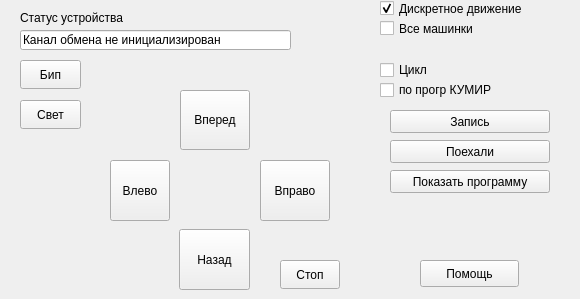
         <widget class="QWidget" name="tab">
          <attribute name="title">
           <string>Управление</string>
          </attribute>
          <widget class="QPushButton" name="BBip_2">
           <property name="geometry">
            <rect>
             <x>20</x>
             <y>60</y>
             <width>61</width>
             <height>29</height>
            </rect>
           </property>
           <property name="text">
            <string>Бип</string>
           </property>
          </widget>
          <widget class="QPushButton" name="BLeft_2">
           <property name="geometry">
            <rect>
             <x>110</x>
             <y>160</y>
             <width>60</width>
             <height>61</height>
            </rect>
           </property>
           <property name="text">
            <string>Влево</string>
           </property>
          </widget>
          <widget class="QPushButton" name="BUp_2">
           <property name="enabled">
            <bool>true</bool>
           </property>
           <property name="geometry">
            <rect>
             <x>180</x>
             <y>90</y>
             <width>70</width>
             <height>60</height>
            </rect>
           </property>
           <property name="text">
            <string>Вперед</string>
           </property>
          </widget>
          <widget class="QPushButton" name="BRight_2">
           <property name="geometry">
            <rect>
             <x>260</x>
             <y>160</y>
             <width>70</width>
             <height>61</height>
            </rect>
           </property>
           <property name="text">
            <string>Вправо</string>
           </property>
          </widget>
          <widget class="QPushButton" name="BDown_2">
           <property name="geometry">
            <rect>
             <x>179</x>
             <y>229</y>
             <width>71</width>
             <height>61</height>
            </rect>
           </property>
           <property name="text">
            <string>Назад</string>
           </property>
          </widget>
          <widget class="QPushButton" name="BStop_2">
           <property name="geometry">
            <rect>
             <x>280</x>
             <y>260</y>
             <width>60</width>
             <height>29</height>
            </rect>
           </property>
           <property name="text">
            <string>Стоп</string>
           </property>
           <property name="checkable">
            <bool>false</bool>
           </property>
          </widget>
          <widget class="QPushButton" name="BLight_2">
           <property name="geometry">
            <rect>
             <x>20</x>
             <y>100</y>
             <width>61</width>
             <height>29</height>
            </rect>
           </property>
           <property name="text">
            <string>Свет</string>
           </property>
          </widget>
          <widget class="QLineEdit" name="LStatus">
           <property name="geometry">
            <rect>
             <x>20</x>
             <y>30</y>
             <width>271</width>
             <height>20</height>
            </rect>
           </property>
           <property name="text">
            <string>Канал обмена не инициализирован</string>
           </property>
          </widget>
          <widget class="QLabel" name="label">
           <property name="geometry">
            <rect>
             <x>20</x>
             <y>10</y>
             <width>131</width>
             <height>16</height>
            </rect>
           </property>
           <property name="text">
            <string>Статус устройства</string>
           </property>
          </widget>
          <widget class="QCheckBox" name="checkCicl">
           <property name="geometry">
            <rect>
             <x>380</x>
             <y>60</y>
             <width>151</width>
             <height>20</height>
            </rect>
           </property>
           <property name="text">
            <string>Цикл</string>
           </property>
          </widget>
          <widget class="QCheckBox" name="checkKumir">
           <property name="geometry">
            <rect>
             <x>380</x>
             <y>80</y>
             <width>161</width>
             <height>20</height>
            </rect>
           </property>
           <property name="text">
            <string>по прогр КУМИР</string>
           </property>
          </widget>
          <widget class="QPushButton" name="pBRec">
           <property name="geometry">
            <rect>
             <x>390</x>
             <y>110</y>
             <width>160</width>
             <height>23</height>
            </rect>
           </property>
           <property name="text">
            <string>Запись</string>
           </property>
           <property name="checkable">
            <bool>true</bool>
           </property>
           <property name="flat">
            <bool>false</bool>
           </property>
          </widget>
          <widget class="QPushButton" name="pBPlay">
           <property name="geometry">
            <rect>
             <x>390</x>
             <y>140</y>
             <width>160</width>
             <height>23</height>
            </rect>
           </property>
           <property name="text">
            <string>Поехали</string>
           </property>
           <property name="checkable">
            <bool>true</bool>
           </property>
          </widget>
          <widget class="QPushButton" name="pBProgr">
           <property name="geometry">
            <rect>
             <x>390</x>
             <y>170</y>
             <width>160</width>
             <height>23</height>
            </rect>
           </property>
           <property name="text">
            <string>Показать программу</string>
           </property>
          </widget>
          <widget class="QCheckBox" name="checDiskr">
           <property name="geometry">
            <rect>
             <x>380</x>
             <y>0</y>
             <width>191</width>
             <height>17</height>
            </rect>
           </property>
           <property name="text">
            <string>Дискретное движение</string>
           </property>
           <property name="checked">
            <bool>true</bool>
           </property>
          </widget>
          <widget class="QCheckBox" name="checkAll">
           <property name="geometry">
            <rect>
             <x>380</x>
             <y>20</y>
             <width>171</width>
             <height>17</height>
            </rect>
           </property>
           <property name="text">
            <string>Все машинки</string>
           </property>
          </widget>
          <widget class="QPushButton" name="pushButton">
           <property name="geometry">
            <rect>
             <x>420</x>
             <y>260</y>
             <width>99</width>
             <height>27</height>
            </rect>
           </property>
           <property name="text">
            <string>Помощь</string>
           </property>
          </widget>
         </widget>
